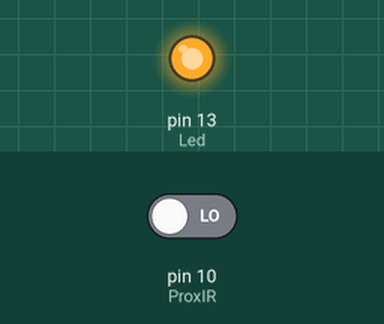
Recording of a sketch running on a simulated Arduino Uno, built with avr-gcc and run on an emulated ATmega328P. Parts: output pins drawn as LEDs (lit = HIGH). Inputs (shaded band) come from the test bench; at power-on: pin 10 (ProxIR) LOW.

Above: at 1.2 s.
1.3 s: pin 10 (ProxIR) driven HIGH
At 1.8 s:
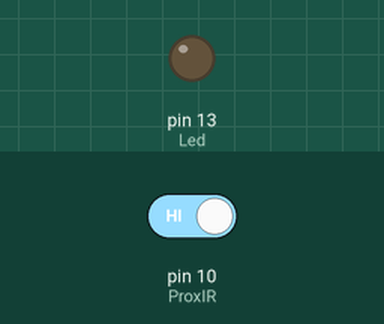
2.8 s: pin 10 (ProxIR) driven LOW
At 4.2 s:
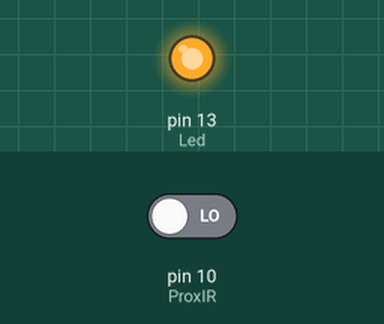
Timing chart, 0 to 5.8 s (numbered marks = the images above; inputs shaded):
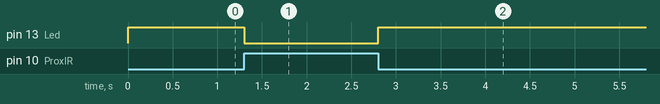

The sketch:

052_Proximity_TCRT5000.ino
```cpp
//A full description of this module (and many others) can be downloaded at: https://eve_arduino

int Led=13;
int ProxIR=10;
int val;
void setup()

{
  pinMode(Led,OUTPUT);
  pinMode(ProxIR,INPUT);//
}

void loop()
{
  val=digitalRead(ProxIR);
  if(val==HIGH)
  {
    digitalWrite(Led,LOW);
  }
  else
  {
    digitalWrite(Led,HIGH);
  }
}
```

Measured:
- after the input at 1.3 s, pin 13 (Led): HIGH → LOW at once
- after the input at 2.8 s, pin 13 (Led): LOW → HIGH at once
